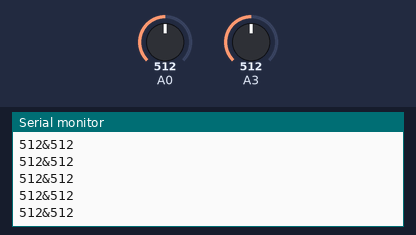
Recording of a sketch running on a simulated Arduino Uno, built with avr-gcc and run on an emulated ATmega328P. On the bench: the last lines printed to the serial monitor. The test bench sets the inputs (shaded band); at power-on: A0 = 512, A3 = 512.

Above: at 1.2 s.
1.3 s: A0 set to 716
At 2.0 s:
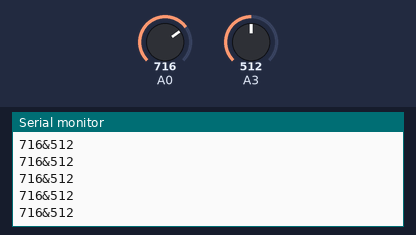
4.3 s: A3 set to 716
At 4.9 s:
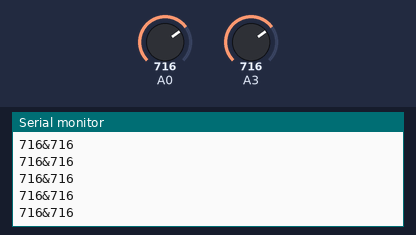
5.8 s: A0 set to 900
At 6.5 s:
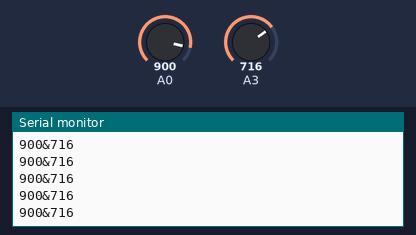
7.3 s: A3 set to 900
At 7.9 s:
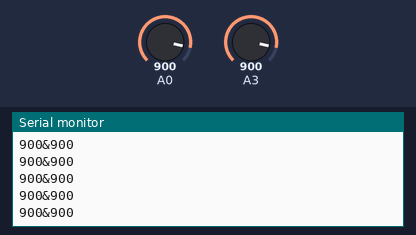
Timing chart, 0 to 9.8 s (numbered marks = the images above; inputs shaded):
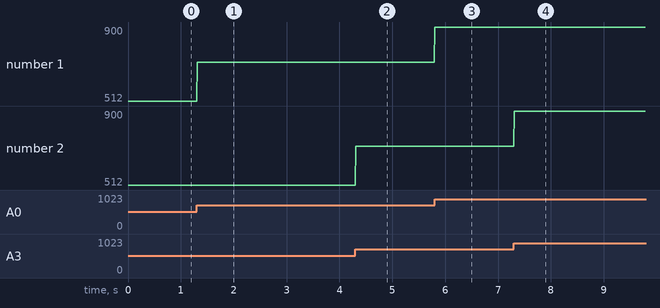

Measured:
- after the input at 1.3 s, the serial monitor: prints a new line at once (image 1)
- after the input at 4.3 s, the serial monitor: prints a new line at once (image 2)
- after the input at 5.8 s, the serial monitor: prints a new line at once (image 3)
- after the input at 7.3 s, the serial monitor: prints a new line at once (image 4)
- plotted number 1: 512 → 716 after the input at 1.3 s, 716 → 900 after the input at 5.8 s

The sketch:

analog_input.ino
```cpp
void setup() {
  // put your setup code here, to run once:
  Serial.begin(9600);
}

void loop() {
  // put your main code here, to run repeatedly:
  int sensorValue = analogRead(A0);
   int sensorValue2 = analogRead(A3);
  Serial.print(sensorValue);
  Serial.print("&");
  Serial.println(sensorValue2);
  delay(10);
}
```
